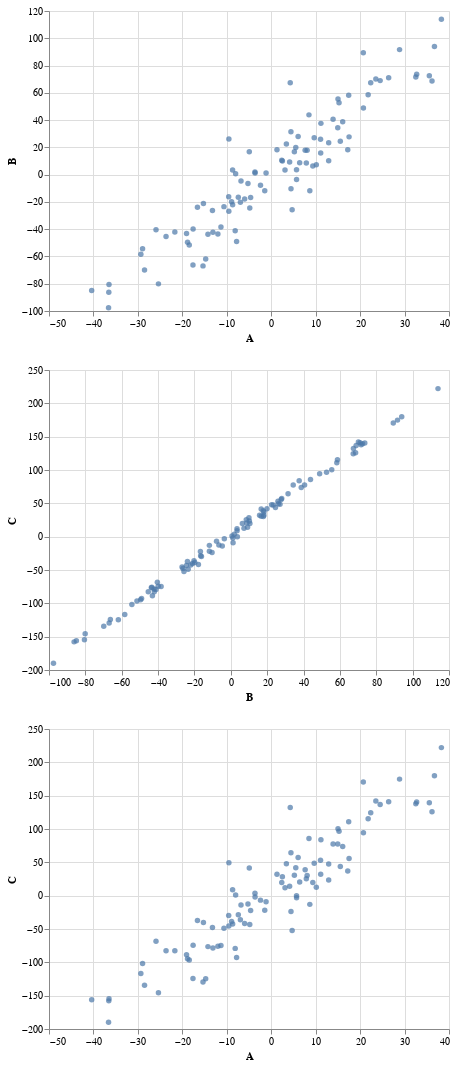

Notebook code cell kept with this figure:
### Code cell
A, B, C = random.choice(ABC_all).transpose()
AB = alt.Chart(pd.DataFrame({"A":A, "B":B})).mark_circle().encode(
    x="A",
    y="B")
BC= alt.Chart(pd.DataFrame({"B":B, "C":C})).mark_circle().encode(
    x="B",
    y="C")
AC = alt.Chart(pd.DataFrame({"A":A, "C":C})).mark_circle().encode(
    x="A",
    y="C")
alt.vconcat(AB, BC, AC)

### Figure 1 — Vega-Lite specification as saved in the notebook (floating-point values rounded to 4 significant figures)
{"config": {"view": {"continuousWidth": 400, "continuousHeight": 300}}, "vconcat": [{"data": {"name": "data-02c6eb35573ac12dd36404317baded42"}, "mark": "circle", "encoding": {"x": {"field": "A", "type": "quantitative"}, "y": {"field": "B", "type": "quantitative"}}}, {"data": {"name": "data-85a7b012d2bc28a6dac1bf712ee4388f"}, "mark": "circle", "encoding": {"x": {"field": "B", "type": "quantitative"}, "y": {"field": "C", "type": "quantitative"}}}, {"data": {"name": "data-44accd2085de964438033da0f965705b"}, "mark": "circle", "encoding": {"x": {"field": "A", "type": "quantitative"}, "y": {"field": "C", "type": "quantitative"}}}], "$schema": "https://vega.github.io/schema/vega-lite/v4.17.0.json", "datasets": {"data-02c6eb35573ac12dd36404317baded42": [{"A": -7.406, "B": -16.59}, {"A": 21.81, "B": 58.66}, {"A": -36.6, "B": -97.54}, {"A": 14.97, "B": 34.32}, {"A": 9.361, "B": 6.352}, {"A": 35.57, "B": 72.44}, {"A": -3.657, "B": 1.89}, {"A": -25.37, "B": -80.1}, {"A": 9.671, "B": 27.05}, {"A": -12.0, "B": -43.46}, {"A": 11.18, "B": 37.6}, {"A": -19.05, "B": -43.13}, {"A": -21.68, "B": -42.07}, {"A": -36.5, "B": -80.51}, {"A": -18.44, "B": -51.63}, {"A": -10.63, "B": -23.47}, {"A": 32.72, "B": 73.69}, {"A": -8.683, "B": -22.04}, {"A": -6.937, "B": -20.24}, {"A": 38.29, "B": 114.0}, {"A": 15.54, "B": 24.55}, {"A": -11.31, "B": -38.34}, {"A": 17.43, "B": 58.3}, {"A": 2.515, "B": 9.97}, {"A": 22.39, "B": 67.33}, {"A": 16.08, "B": 38.74}, {"A": -14.74, "B": -61.86}, {"A": -23.67, "B": -45.4}, {"A": 4.142, "B": 9.203}, {"A": 15.03, "B": 55.52}, {"A": 7.897, "B": 8.505}, {"A": -3.635, "B": 1.121}, {"A": -17.58, "B": -39.93}, {"A": -4.935, "B": 16.71}, {"A": -5.234, "B": -6.57}, {"A": -36.54, "B": -86.19}, {"A": 11.09, "B": 25.94}, {"A": -1.159, "B": 1.245}, {"A": 13.92, "B": 40.56}, {"A": -9.54, "B": -26.82}, {"A": -8.01, "B": 0.6433}, {"A": 6.053, "B": 28.0}, {"A": 5.526, "B": 19.89}, {"A": -5.979, "B": -17.81}, {"A": -15.25, "B": -21.08}, {"A": -29.33, "B": -58.33}, {"A": -6.798, "B": -4.713}, {"A": -13.22, "B": -26.31}, {"A": -8.69, "B": 3.44}, {"A": -4.825, "B": -24.4}, {"A": 8.686, "B": -11.8}, {"A": 11.13, "B": 15.81}, {"A": 32.53, "B": 71.67}, {"A": 17.22, "B": 18.24}, {"A": -9.524, "B": 26.14}, {"A": -4.632, "B": -16.72}, {"A": 4.708, "B": -25.77}, {"A": -8.915, "B": -19.81}, {"A": 12.93, "B": 10.22}, {"A": 28.88, "B": 91.68}, {"A": 4.277, "B": 67.44}, {"A": 20.74, "B": 48.85}, {"A": -17.61, "B": -66.25}, {"A": 3.1, "B": 3.41}, {"A": 3.411, "B": 22.43}, {"A": -13.12, "B": -42.24}, {"A": 36.18, "B": 68.63}, {"A": 10.14, "B": 7.246}, {"A": 20.72, "B": 89.35}, {"A": -2.41, "B": -7.85}, {"A": -15.35, "B": -66.91}, {"A": 4.438, "B": 31.49}, {"A": 5.694, "B": 3.592}, {"A": 15.26, "B": 52.65}, {"A": 26.42, "B": 71.12}, {"A": -18.83, "B": -49.6}, {"A": -28.95, "B": -54.41}, {"A": 17.52, "B": 27.69}, {"A": 2.371, "B": 10.48}, {"A": 23.54, "B": 70.17}, {"A": -25.92, "B": -40.4}, {"A": -7.792, "B": -49.09}, {"A": -40.4, "B": -84.95}, {"A": 12.93, "B": 23.33}, {"A": 24.51, "B": 68.94}, {"A": -8.108, "B": -41.16}, {"A": 4.449, "B": -10.33}, {"A": -1.453, "B": -11.78}, {"A": 8.079, "B": 17.92}, {"A": -9.571, "B": -16.16}, {"A": -14.23, "B": -43.72}, {"A": 8.493, "B": 43.83}, {"A": 1.295, "B": 18.19}, {"A": 5.207, "B": 16.72}, {"A": 5.7, "B": -3.57}, {"A": 7.634, "B": 17.8}, {"A": 6.401, "B": 8.782}, {"A": -16.6, "B": -23.86}, {"A": 36.73, "B": 94.0}, {"A": -28.51, "B": -69.89}], "data-85a7b012d2bc28a6dac1bf712ee4388f": [{"B": -16.59, "C": -28.48}, {"B": 58.66, "C": 115.4}, {"B": -97.54, "C": -189.9}, {"B": 34.32, "C": 77.66}, {"B": 6.352, "C": 19.71}, {"B": 72.44, "C": 139.3}, {"B": 1.89, "C": 3.59}, {"B": -80.1, "C": -145.7}, {"B": 27.05, "C": 48.56}, {"B": -43.46, "C": -76.03}, {"B": 37.6, "C": 83.84}, {"B": -43.13, "C": -88.49}, {"B": -42.07, "C": -82.48}, {"B": -80.51, "C": -154.5}, {"B": -51.63, "C": -96.61}, {"B": -23.47, "C": -48.83}, {"B": 73.69, "C": 140.6}, {"B": -22.04, "C": -42.4}, {"B": -20.24, "C": -36.22}, {"B": 114.0, "C": 222.1}, {"B": 24.55, "C": 43.8}, {"B": -38.34, "C": -74.75}, {"B": 58.3, "C": 111.0}, {"B": 9.97, "C": 28.25}, {"B": 67.33, "C": 124.4}, {"B": 38.74, "C": 73.87}, {"B": -61.86, "C": -124.5}, {"B": -45.4, "C": -82.58}, {"B": 9.203, "C": 14.23}, {"B": 55.52, "C": 100.3}, {"B": 8.505, "C": 25.33}, {"B": 1.121, "C": -1.983}, {"B": -39.93, "C": -74.48}, {"B": 16.71, "C": 41.57}, {"B": -6.57, "C": -12.45}, {"B": -86.19, "C": -157.8}, {"B": 25.94, "C": 53.23}, {"B": 1.245, "C": -9.051}, {"B": 40.56, "C": 77.59}, {"B": -26.82, "C": -45.63}, {"B": 0.6433, "C": 1.076}, {"B": 28.0, "C": 57.2}, {"B": 19.89, "C": 41.78}, {"B": -17.81, "C": -41.68}, {"B": -21.08, "C": -40.1}, {"B": -58.33, "C": -116.6}, {"B": -4.713, "C": -13.86}, {"B": -26.31, "C": -47.81}, {"B": 3.44, "C": 8.897}, {"B": -24.4, "C": -43.17}, {"B": -11.8, "C": -13.05}, {"B": 15.81, "C": 32.23}, {"B": 71.67, "C": 138.0}, {"B": 18.24, "C": 37.07}, {"B": 26.14, "C": 49.5}, {"B": -16.72, "C": -22.39}, {"B": -25.77, "C": -52.4}, {"B": -19.81, "C": -38.6}, {"B": 10.22, "C": 23.5}, {"B": 91.68, "C": 174.8}, {"B": 67.44, "C": 132.4}, {"B": 48.85, "C": 94.36}, {"B": -66.25, "C": -124.2}, {"B": 3.41, "C": 11.86}, {"B": 22.43, "C": 47.74}, {"B": -42.24, "C": -78.62}, {"B": 68.63, "C": 125.9}, {"B": 7.246, "C": 12.79}, {"B": 89.35, "C": 170.7}, {"B": -7.85, "C": -6.692}, {"B": -66.91, "C": -129.4}, {"B": 31.49, "C": 64.42}, {"B": 3.592, "C": -0.2892}, {"B": 52.65, "C": 96.72}, {"B": 71.12, "C": 140.8}, {"B": -49.6, "C": -94.79}, {"B": -54.41, "C": -101.8}, {"B": 27.69, "C": 55.6}, {"B": 10.48, "C": 19.89}, {"B": 70.17, "C": 141.9}, {"B": -40.4, "C": -68.49}, {"B": -49.09, "C": -92.84}, {"B": -84.95, "C": -156.0}, {"B": 23.33, "C": 47.63}, {"B": 68.94, "C": 136.8}, {"B": -41.16, "C": -79.07}, {"B": -10.33, "C": -23.64}, {"B": -11.78, "C": -21.88}, {"B": 17.92, "C": 30.42}, {"B": -16.16, "C": -29.76}, {"B": -43.72, "C": -76.43}, {"B": 43.83, "C": 85.88}, {"B": 18.19, "C": 31.98}, {"B": 16.72, "C": 30.73}, {"B": -3.57, "C": -3.232}, {"B": 17.8, "C": 38.89}, {"B": 8.782, "C": 20.36}, {"B": -23.86, "C": -37.09}, {"B": 94.0, "C": 179.8}, {"B": -69.89, "C": -134.3}], "data-44accd2085de964438033da0f965705b": [{"A": -7.406, "C": -28.48}, {"A": 21.81, "C": 115.4}, {"A": -36.6, "C": -189.9}, {"A": 14.97, "C": 77.66}, {"A": 9.361, "C": 19.71}, {"A": 35.57, "C": 139.3}, {"A": -3.657, "C": 3.59}, {"A": -25.37, "C": -145.7}, {"A": 9.671, "C": 48.56}, {"A": -12.0, "C": -76.03}, {"A": 11.18, "C": 83.84}, {"A": -19.05, "C": -88.49}, {"A": -21.68, "C": -82.48}, {"A": -36.5, "C": -154.5}, {"A": -18.44, "C": -96.61}, {"A": -10.63, "C": -48.83}, {"A": 32.72, "C": 140.6}, {"A": -8.683, "C": -42.4}, {"A": -6.937, "C": -36.22}, {"A": 38.29, "C": 222.1}, {"A": 15.54, "C": 43.8}, {"A": -11.31, "C": -74.75}, {"A": 17.43, "C": 111.0}, {"A": 2.515, "C": 28.25}, {"A": 22.39, "C": 124.4}, {"A": 16.08, "C": 73.87}, {"A": -14.74, "C": -124.5}, {"A": -23.67, "C": -82.58}, {"A": 4.142, "C": 14.23}, {"A": 15.03, "C": 100.3}, {"A": 7.897, "C": 25.33}, {"A": -3.635, "C": -1.983}, {"A": -17.58, "C": -74.48}, {"A": -4.935, "C": 41.57}, {"A": -5.234, "C": -12.45}, {"A": -36.54, "C": -157.8}, {"A": 11.09, "C": 53.23}, {"A": -1.159, "C": -9.051}, {"A": 13.92, "C": 77.59}, {"A": -9.54, "C": -45.63}, {"A": -8.01, "C": 1.076}, {"A": 6.053, "C": 57.2}, {"A": 5.526, "C": 41.78}, {"A": -5.979, "C": -41.68}, {"A": -15.25, "C": -40.1}, {"A": -29.33, "C": -116.6}, {"A": -6.798, "C": -13.86}, {"A": -13.22, "C": -47.81}, {"A": -8.69, "C": 8.897}, {"A": -4.825, "C": -43.17}, {"A": 8.686, "C": -13.05}, {"A": 11.13, "C": 32.23}, {"A": 32.53, "C": 138.0}, {"A": 17.22, "C": 37.07}, {"A": -9.524, "C": 49.5}, {"A": -4.632, "C": -22.39}, {"A": 4.708, "C": -52.4}, {"A": -8.915, "C": -38.6}, {"A": 12.93, "C": 23.5}, {"A": 28.88, "C": 174.8}, {"A": 4.277, "C": 132.4}, {"A": 20.74, "C": 94.36}, {"A": -17.61, "C": -124.2}, {"A": 3.1, "C": 11.86}, {"A": 3.411, "C": 47.74}, {"A": -13.12, "C": -78.62}, {"A": 36.18, "C": 125.9}, {"A": 10.14, "C": 12.79}, {"A": 20.72, "C": 170.7}, {"A": -2.41, "C": -6.692}, {"A": -15.35, "C": -129.4}, {"A": 4.438, "C": 64.42}, {"A": 5.694, "C": -0.2892}, {"A": 15.26, "C": 96.72}, {"A": 26.42, "C": 140.8}, {"A": -18.83, "C": -94.79}, {"A": -28.95, "C": -101.8}, {"A": 17.52, "C": 55.6}, {"A": 2.371, "C": 19.89}, {"A": 23.54, "C": 141.9}, {"A": -25.92, "C": -68.49}, {"A": -7.792, "C": -92.84}, {"A": -40.4, "C": -156.0}, {"A": 12.93, "C": 47.63}, {"A": 24.51, "C": 136.8}, {"A": -8.108, "C": -79.07}, {"A": 4.449, "C": -23.64}, {"A": -1.453, "C": -21.88}, {"A": 8.079, "C": 30.42}, {"A": -9.571, "C": -29.76}, {"A": -14.23, "C": -76.43}, {"A": 8.493, "C": 85.88}, {"A": 1.295, "C": 31.98}, {"A": 5.207, "C": 30.73}, {"A": 5.7, "C": -3.232}, {"A": 7.634, "C": 38.89}, {"A": 6.401, "C": 20.36}, {"A": -16.6, "C": -37.09}, {"A": 36.73, "C": 179.8}, {"A": -28.51, "C": -134.3}]}}
